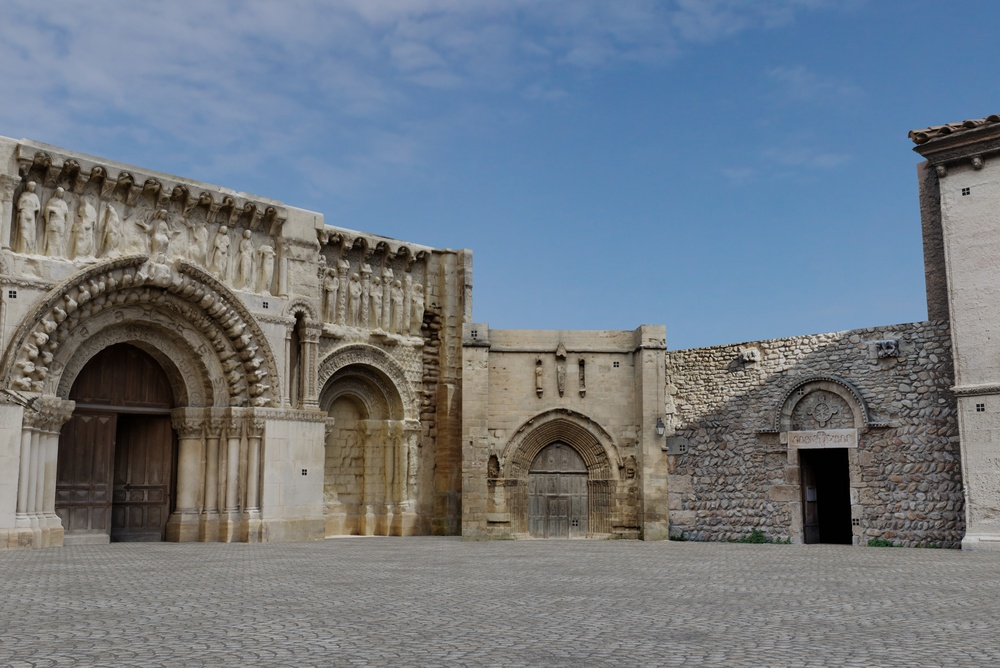
#> input picture assets/example_easy/04_Camera1.jpg, 1000 x 668 px, shrunk from 6016 x 4016 before the run
$ python convert_images.py ../assets/example_easy out ../assets/example_easy/04_Camera1.jpg
#> lines starting #> are read from the running program, lines starting #| are printed output that depends on the picture
import argparse
import os

import cv2
import numpy as np
import rasterio
from PIL import Image


def load_img(
    path_to_img: str,
    reader: str,
):
    """
    Load an image from the given path using the specified reader.

    Args:
        path_to_img (str): Path to the image file.
        reader (str): The image reader to use. Supported options are "rasterio", "opencv", and "pillow".

    Returns:
        numpy.ndarray: The loaded image as a NumPy array.
    """
#> called with path_to_img = '../assets/example_easy/04_Camera1.jpg', reader = 'pillow'
    if reader == "rasterio":
        with rasterio.open(path_to_img) as dataset:
            img = dataset.read(1)

    elif reader == "opencv":
        img = cv2.imread(path_to_img, cv2.IMREAD_ANYDEPTH)

    elif reader == "pillow":
        img = Image.open(path_to_img)
#> img is the input picture: PIL image 1000x668 RGB; mean R, G, B 111.5, 120.4, 130
        img = img.convert("L")
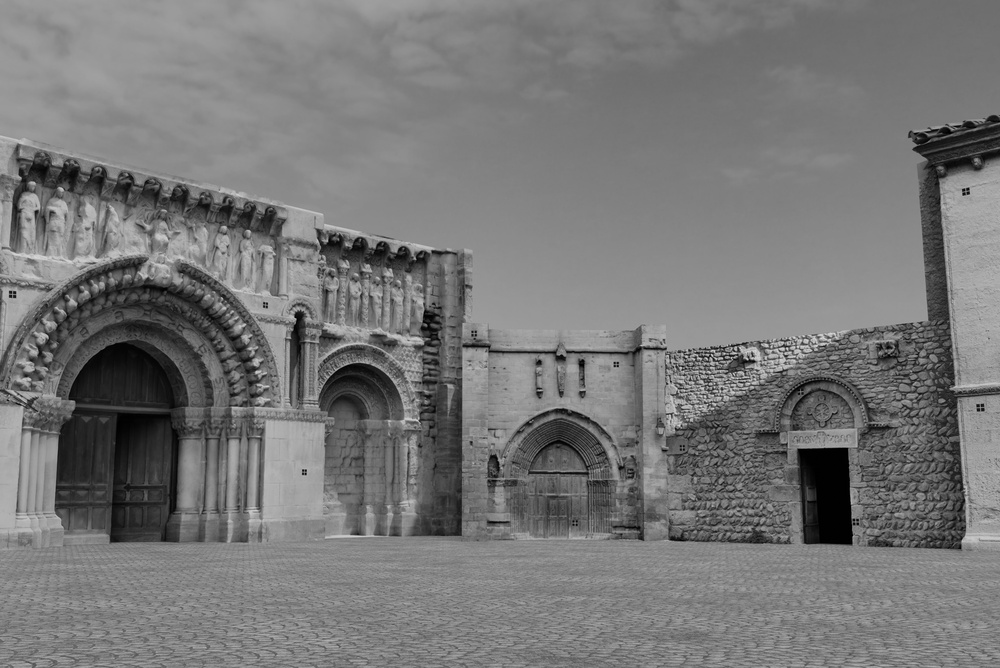
#> img: PIL image 1000x668 L; min 0, max 217, mean 118.8
        img = np.array(img)

    return img


def convert_images(
    input_folder, output_folder, target_format, normalize, method, reader
):
    """
    Convert images in a folder to a target image format using OpenCV.

    Args:
        input_folder (str): Path to the folder containing input images.
        output_folder (str): Path to the folder where converted images will be saved.
        target_format (str): Target image format (e.g., 'png', 'jpg', 'jpeg', 'tiff').
        normalize (bool): Flag indicating whether to normalize pixel values to cover the whole range 0-255.
        method (str): Normalization method. Supported options are "single_image" and "image_set".
        reader (str): Library to read the images. Supported options are "opencv", "pillow", and "rasterio".
    """
    if not os.path.exists(output_folder):
        os.makedirs(output_folder)

    image_files = [
        f
        for f in os.listdir(input_folder)
        if os.path.isfile(os.path.join(input_folder, f))
        and not f.startswith(".")
        and f.lower().endswith(
            (
                ".png",
                ".PNG",
                ".jpg",
                ".JPG",
                ".jpeg",
                ".JPEG",
                ".bmp",
                ".BMP",
                ".tif",
                ".TIF",
                ".tiff",
                ".TIFF",
                ".gif",
                ".GIF",
                ".pgm",
            )
        )
    ]
    if len(image_files) == 0:
        print(
            "No images in the folder. Check that the path to the folder is correct or that the format is supported."
        )
        quit()

    # Get min and max values of all images
    MIN = []
    MAX = []

    for image_file in image_files:
        image_path = os.path.join(input_folder, image_file)
        img = load_img(image_path, reader)

        MIN.append(np.min(img))
        MAX.append(np.max(img))

    abs_min = np.min(MIN)
#> abs_min = 0
    abs_max = np.max(MAX)
#> abs_max = 217

    for i, image_file in enumerate(image_files):
        print(f"[IMAGE{i}]")
        image_path = os.path.join(input_folder, image_file)
        output_path = os.path.join(
            output_folder, os.path.splitext(image_file)[0] + "." + target_format
        )
        img = load_img(image_path, reader)
        min_original, max_original = np.min(img), np.max(img)
#> min_original = 0; max_original = 217
        print(f"Range: min_original {min_original}  max_original {max_original}")
#| Range: min_original 0  max_original 217

        if not normalize:
            if img.dtype == np.uint8:
                print("Input image 8-bit - no conversions")
                cv2.imwrite(output_path, img)
            elif img.dtype == np.uint16:
                print("Input image 16-bit - converted to 8-bit")
                img = img.astype(np.float32)
                img = img * 255 / 65535
                img = img.astype(np.uint8)
                cv2.imwrite(output_path, img)

        elif normalize and method == "image_set":
            print(
                "Normalizing respect max and min value of the image set - output in 8-bit"
            )
            img = (img - abs_min) * (255 / (abs_max - abs_min))
            img = img.astype(np.uint8)
            cv2.imwrite(output_path, img)

        elif normalize and method == "single_image":
            print(
                "Normalizing respect max and min value of each image - output in 8-bit"
            )
            min = np.min(img)
            max = np.max(img)
            img = (img - min) * (255 / (max - min))
            img = img.astype(np.uint8)
            cv2.imwrite(output_path, img)


if __name__ == "__main__":
    parser = argparse.ArgumentParser(
        description="Convert images in a folder to a target image format using OpenCV."
    )
    parser.add_argument(
        "input_folder", help="Path to the folder containing input images."
    )
    parser.add_argument(
        "output_folder", help="Path to the folder where converted images will be saved."
    )
    parser.add_argument(
        "target_format",
        help="Target image format (e.g., 'png', 'jpg', 'jpeg', 'tiff').",
    )
    parser.add_argument(
        "--normalize",
        action="store_true",
        help="Normalize pixel values if set to cover the whole range 0-255.",
    )
    parser.add_argument(
        "--method",
        choices=["single_image", "image_set"],
        help="Normalize respect max and min of each single image or respect max and min of the entire image set.",
    )
    parser.add_argument(
        "--reader",
        choices=["opencv", "pillow", "rasterio"],
        default="pillow",
        help="Library to read the images. Default is 'pillow'.",
    )
    args = parser.parse_args()

    convert_images(
        args.input_folder,
        args.output_folder,
        args.target_format,
        args.normalize,
        args.method,
        args.reader,
    )
